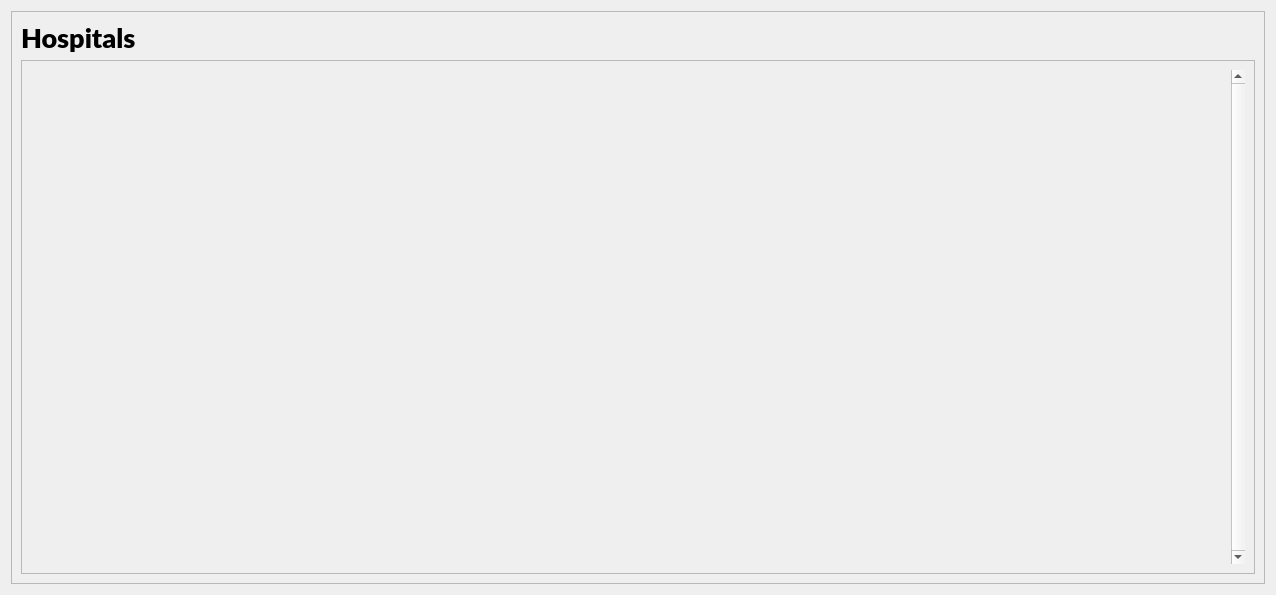
                     <widget class="QWidget" name="hospitals">
                      <layout class="QHBoxLayout" name="horizontalLayout_18">
                       <item>
                        <widget class="QFrame" name="frame_11">
                         <property name="frameShape">
                          <enum>QFrame::StyledPanel</enum>
                         </property>
                         <property name="frameShadow">
                          <enum>QFrame::Raised</enum>
                         </property>
                         <layout class="QVBoxLayout" name="verticalLayout_33">
                          <item>
                           <widget class="QLabel" name="label_4">
                            <property name="font">
                             <font>
                              <family>Lato Black</family>
                              <pointsize>20</pointsize>
                              <weight>10</weight>
                              <italic>false</italic>
                              <bold>false</bold>
                             </font>
                            </property>
                            <property name="styleSheet">
                             <string notr="true">font: 87 20pt &quot;Lato Black&quot;;</string>
                            </property>
                            <property name="text">
                             <string>Hospitals</string>
                            </property>
                           </widget>
                          </item>
                          <item>
                           <widget class="QFrame" name="frame_61">
                            <property name="frameShape">
                             <enum>QFrame::StyledPanel</enum>
                            </property>
                            <property name="frameShadow">
                             <enum>QFrame::Raised</enum>
                            </property>
                            <layout class="QHBoxLayout" name="horizontalLayout_24">
                             <item>
                              <widget class="QTableWidget" name="tableWidget_hospitals">
                               <property name="sizePolicy">
                                <sizepolicy hsizetype="Expanding" vsizetype="Expanding">
                                 <horstretch>0</horstretch>
                                 <verstretch>0</verstretch>
                                </sizepolicy>
                               </property>
                               <property name="palette">
                                <palette>
                                 <active>
                                  <colorrole role="WindowText">
                                   <brush brushstyle="SolidPattern">
                                    <color alpha="255">
                                     <red>221</red>
                                     <green>221</green>
                                     <blue>221</blue>
                                    </color>
                                   </brush>
                                  </colorrole>
                                  <colorrole role="Button">
                                   <brush brushstyle="SolidPattern">
                                    <color alpha="0">
                                     <red>0</red>
                                     <green>0</green>
                                     <blue>0</blue>
                                    </color>
                                   </brush>
                                  </colorrole>
                                  <colorrole role="Text">
                                   <brush brushstyle="SolidPattern">
                                    <color alpha="255">
                                     <red>221</red>
                                     <green>221</green>
                                     <blue>221</blue>
                                    </color>
                                   </brush>
                                  </colorrole>
                                  <colorrole role="ButtonText">
                                   <brush brushstyle="SolidPattern">
                                    <color alpha="255">
                                     <red>221</red>
                                     <green>221</green>
                                     <blue>221</blue>
                                    </color>
                                   </brush>
                                  </colorrole>
                                  <colorrole role="Base">
                                   <brush brushstyle="NoBrush">
                                    <color alpha="255">
                                     <red>0</red>
                                     <green>0</green>
                                     <blue>0</blue>
                                    </color>
                                   </brush>
                                  </colorrole>
                                  <colorrole role="Window">
                                   <brush brushstyle="SolidPattern">
                                    <color alpha="0">
                                     <red>0</red>
                                     <green>0</green>
                                     <blue>0</blue>
                                    </color>
                                   </brush>
                                  </colorrole>
                                  <colorrole role="AlternateBase">
                                   <brush brushstyle="SolidPattern">
                                    <color alpha="255">
                                     <red>88</red>
                                     <green>88</green>
                                     <blue>88</blue>
                                    </color>
                                   </brush>
                                  </colorrole>
                                  <colorrole role="PlaceholderText">
                                   <brush brushstyle="SolidPattern">
                                    <color alpha="255">
                                     <red>221</red>
                                     <green>221</green>
                                     <blue>221</blue>
                                    </color>
                                   </brush>
                                  </colorrole>
                                 </active>
                                 <inactive>
                                  <colorrole role="WindowText">
                                   <brush brushstyle="SolidPattern">
                                    <color alpha="255">
                                     <red>221</red>
                                     <green>221</green>
                                     <blue>221</blue>
                                    </color>
                                   </brush>
                                  </colorrole>
                                  <colorrole role="Button">
                                   <brush brushstyle="SolidPattern">
                                    <color alpha="0">
                                     <red>0</red>
                                     <green>0</green>
                                     <blue>0</blue>
                                    </color>
                                   </brush>
                                  </colorrole>
                                  <colorrole role="Text">
                                   <brush brushstyle="SolidPattern">
                                    <color alpha="255">
                                     <red>221</red>
                                     <green>221</green>
                                     <blue>221</blue>
                                    </color>
                                   </brush>
                                  </colorrole>
                                  <colorrole role="ButtonText">
                                   <brush brushstyle="SolidPattern">
                                    <color alpha="255">
                                     <red>221</red>
                                     <green>221</green>
                                     <blue>221</blue>
                                    </color>
                                   </brush>
                                  </colorrole>
                                  <colorrole role="Base">
                                   <brush brushstyle="NoBrush">
                                    <color alpha="255">
                                     <red>0</red>
                                     <green>0</green>
                                     <blue>0</blue>
                                    </color>
                                   </brush>
                                  </colorrole>
                                  <colorrole role="Window">
                                   <brush brushstyle="SolidPattern">
                                    <color alpha="0">
                                     <red>0</red>
                                     <green>0</green>
                                     <blue>0</blue>
                                    </color>
                                   </brush>
                                  </colorrole>
                                  <colorrole role="AlternateBase">
                                   <brush brushstyle="SolidPattern">
                                    <color alpha="255">
                                     <red>88</red>
                                     <green>88</green>
                                     <blue>88</blue>
                                    </color>
                                   </brush>
                                  </colorrole>
                                  <colorrole role="PlaceholderText">
                                   <brush brushstyle="SolidPattern">
                                    <color alpha="255">
                                     <red>221</red>
                                     <green>221</green>
                                     <blue>221</blue>
                                    </color>
                                   </brush>
                                  </colorrole>
                                 </inactive>
                                 <disabled>
                                  <colorrole role="WindowText">
                                   <brush brushstyle="SolidPattern">
                                    <color alpha="255">
                                     <red>221</red>
                                     <green>221</green>
                                     <blue>221</blue>
                                    </color>
                                   </brush>
                                  </colorrole>
                                  <colorrole role="Button">
                                   <brush brushstyle="SolidPattern">
                                    <color alpha="0">
                                     <red>0</red>
                                     <green>0</green>
                                     <blue>0</blue>
                                    </color>
                                   </brush>
                                  </colorrole>
                                  <colorrole role="Text">
                                   <brush brushstyle="SolidPattern">
                                    <color alpha="255">
                                     <red>221</red>
                                     <green>221</green>
                                     <blue>221</blue>
                                    </color>
                                   </brush>
                                  </colorrole>
                                  <colorrole role="ButtonText">
                                   <brush brushstyle="SolidPattern">
                                    <color alpha="255">
                                     <red>221</red>
                                     <green>221</green>
                                     <blue>221</blue>
                                    </color>
                                   </brush>
                                  </colorrole>
                                  <colorrole role="Base">
                                   <brush brushstyle="NoBrush">
                                    <color alpha="255">
                                     <red>0</red>
                                     <green>0</green>
                                     <blue>0</blue>
                                    </color>
                                   </brush>
                                  </colorrole>
                                  <colorrole role="Window">
                                   <brush brushstyle="SolidPattern">
                                    <color alpha="0">
                                     <red>0</red>
                                     <green>0</green>
                                     <blue>0</blue>
                                    </color>
                                   </brush>
                                  </colorrole>
                                  <colorrole role="AlternateBase">
                                   <brush brushstyle="SolidPattern">
                                    <color alpha="255">
                                     <red>88</red>
                                     <green>88</green>
                                     <blue>88</blue>
                                    </color>
                                   </brush>
                                  </colorrole>
                                  <colorrole role="PlaceholderText">
                                   <brush brushstyle="SolidPattern">
                                    <color alpha="255">
                                     <red>221</red>
                                     <green>221</green>
                                     <blue>221</blue>
                                    </color>
                                   </brush>
                                  </colorrole>
                                 </disabled>
                                </palette>
                               </property>
                               <property name="styleSheet">
                                <string notr="true">QHeaderView::section { 
	color:white;
	background-color: rgb(18, 81, 79);
}</string>
                               </property>
                               <property name="frameShape">
                                <enum>QFrame::NoFrame</enum>
                               </property>
                               <property name="verticalScrollBarPolicy">
                                <enum>Qt::ScrollBarAlwaysOn</enum>
                               </property>
                               <property name="sizeAdjustPolicy">
                                <enum>QAbstractScrollArea::AdjustToContents</enum>
                               </property>
                               <property name="editTriggers">
                                <set>QAbstractItemView::NoEditTriggers</set>
                               </property>
                               <property name="selectionMode">
                                <enum>QAbstractItemView::SingleSelection</enum>
                               </property>
                               <property name="selectionBehavior">
                                <enum>QAbstractItemView::SelectRows</enum>
                               </property>
                               <property name="showGrid">
                                <bool>true</bool>
                               </property>
                               <property name="gridStyle">
                                <enum>Qt::SolidLine</enum>
                               </property>
                               <property name="sortingEnabled">
                                <bool>false</bool>
                               </property>
                               <attribute name="horizontalHeaderVisible">
                                <bool>false</bool>
                               </attribute>
                               <attribute name="horizontalHeaderCascadingSectionResizes">
                                <bool>true</bool>
                               </attribute>
                               <attribute name="horizontalHeaderDefaultSectionSize">
                                <number>200</number>
                               </attribute>
                               <attribute name="horizontalHeaderStretchLastSection">
                                <bool>true</bool>
                               </attribute>
                               <attribute name="verticalHeaderVisible">
                                <bool>false</bool>
                               </attribute>
                               <attribute name="verticalHeaderCascadingSectionResizes">
                                <bool>false</bool>
                               </attribute>
                               <attribute name="verticalHeaderHighlightSections">
                                <bool>false</bool>
                               </attribute>
                               <attribute name="verticalHeaderStretchLastSection">
                                <bool>true</bool>
                               </attribute>
                               <row>
                                <property name="text">
                                 <string>New Row</string>
                                </property>
                                <property name="font">
                                 <font>
                                  <family>Segoe UI</family>
                                 </font>
                                </property>
                               </row>
                               <row>
                                <property name="text">
                                 <string>New Row</string>
                                </property>
                               </row>
                               <row>
                                <property name="text">
                                 <string>New Row</string>
                                </property>
                               </row>
                               <row>
                                <property name="text">
                                 <string>New Row</string>
                                </property>
                               </row>
                               <row>
                                <property name="text">
                                 <string>New Row</string>
                                </property>
                               </row>
                               <row>
                                <property name="text">
                                 <string>New Row</string>
                                </property>
                               </row>
                               <row>
                                <property name="text">
                                 <string>New Row</string>
                                </property>
                               </row>
                               <row>
                                <property name="text">
                                 <string>New Row</string>
                                </property>
                               </row>
                               <row>
                                <property name="text">
                                 <string>New Row</string>
                                </property>
                               </row>
                               <row>
                                <property name="text">
                                 <string>New Row</string>
                                </property>
                               </row>
                               <row>
                                <property name="text">
                                 <string>New Row</string>
                                </property>
                               </row>
                               <row>
                                <property name="text">
                                 <string>New Row</string>
                                </property>
                               </row>
                               <row>
                                <property name="text">
                                 <string>New Row</string>
                                </property>
                               </row>
                               <row>
                                <property name="text">
                                 <string>New Row</string>
                                </property>
                               </row>
                               <row>
                                <property name="text">
                                 <string>New Row</string>
                                </property>
                               </row>
                               <row>
                                <property name="text">
                                 <string>New Row</string>
                                </property>
                               </row>
                               <column>
                                <property name="text">
                                 <string>Hospital Name</string>
                                </property>
                                <property name="background">
                                 <color>
                                  <red>17</red>
                                  <green>63</green>
                                  <blue>67</blue>
                                 </color>
                                </property>
                               </column>
                               <column>
                                <property name="text">
                                 <string>Contact</string>
                                </property>
                               </column>
                               <column>
                                <property name="text">
                                 <string>Total Beds</string>
                                </property>
                               </column>
                               <column>
                                <property name="text">
                                 <string>ICU Beds</string>
                                </property>
                               </column>
                               <column>
                                <property name="text">
                                 <string>Ventilators</string>
                                </property>
                                <property name="background">
                                 <color>
                                  <red>17</red>
                                  <green>67</green>
                                  <blue>70</blue>
                                 </color>
                                </property>
                               </column>
                               <column>
                                <property name="text">
                                 <string>Isolation Beds</string>
                                </property>
                               </column>
                               <item row="0" column="0">
                                <property name="text">
                                 <string/>
                                </property>
                               </item>
                               <item row="0" column="1">
                                <property name="text">
                                 <string/>
                                </property>
                               </item>
                               <item row="0" column="2">
                                <property name="text">
                                 <string/>
                                </property>
                               </item>
                               <item row="0" column="3">
                                <property name="text">
                                 <string/>
                                </property>
                               </item>
                              </widget>
                             </item>
                            </layout>
                           </widget>
                          </item>
                         </layout>
                        </widget>
                       </item>
                      </layout>
                     </widget>
